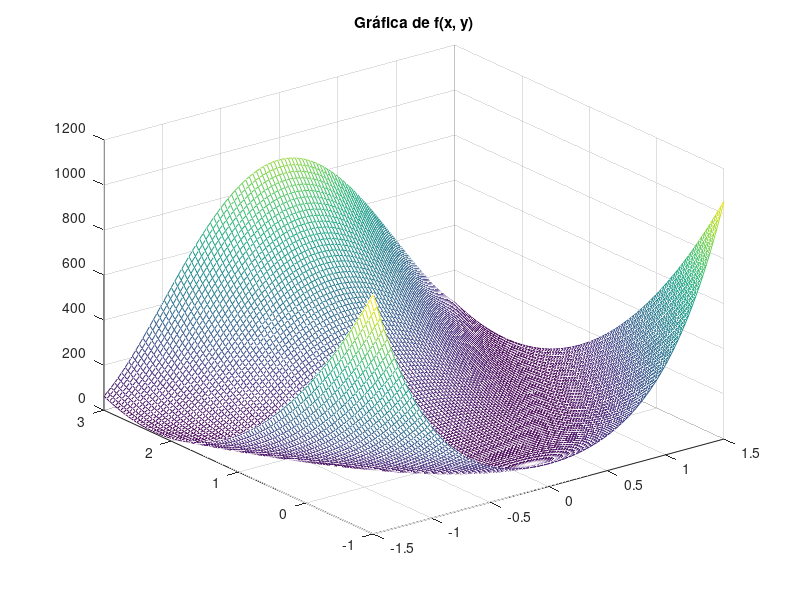
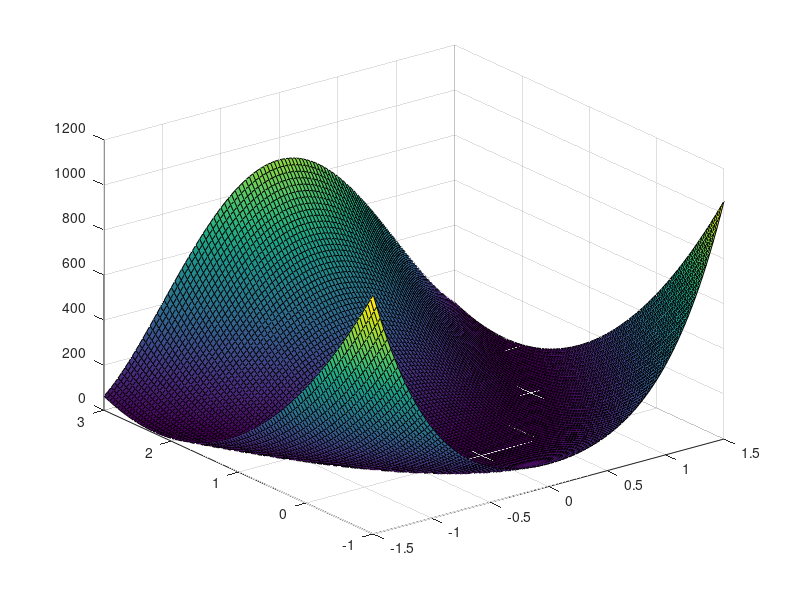
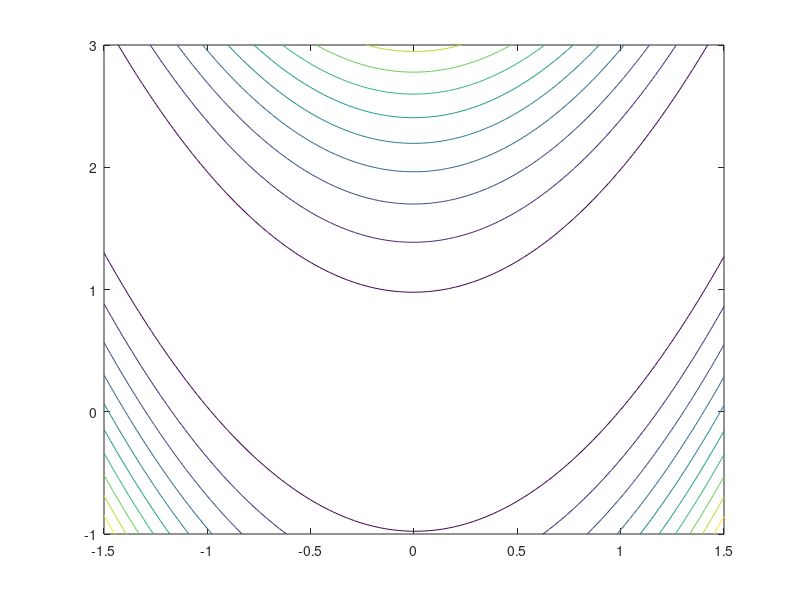
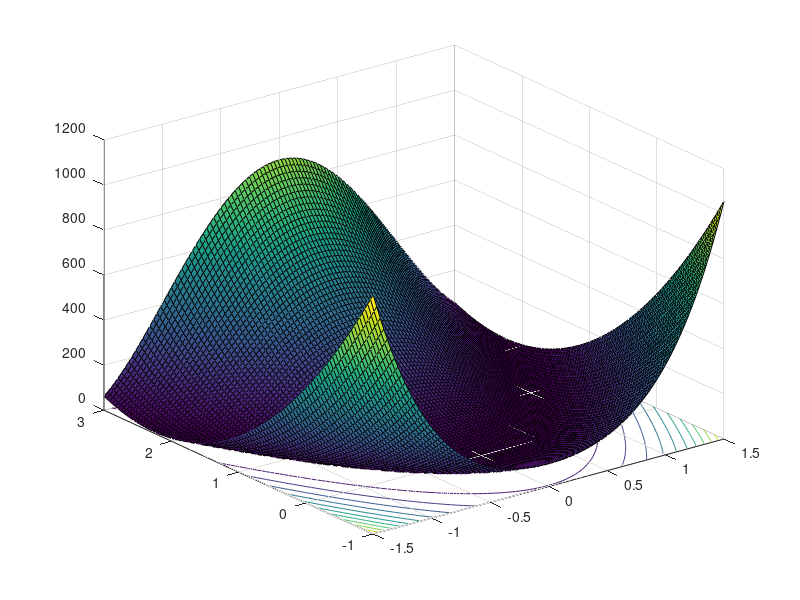

Source code (MATLAB) for these figures, in order:
clc
clear all

% Práctica de gráficas en 3D
x = linspace(-1.5, 1.5, 100);
y = linspace(-1, 3, 100);
%f = 100 * (y - x.^2).^2 + (1 - x).^2;

[X,Y]=meshgrid(x,y);
%F=griddata(x,y,f,X,Y,'cubic');
f = 100 * (Y - X.^2).^2 + (1 - X).^2;
figure(1)


mesh(X,Y,f)
title('Gráfica de f(x, y)')

figure(2)
surf(X,Y,f)



figure (3)


contour(X,Y,f);
figure (4)
surfc(X,Y,f)
figure (5)
contour3(X,Y,f);
figure (6)
waterfall(X,Y,f)



a = linspace(-5, 5, 40);
b = linspace(-1, 8, 40);

